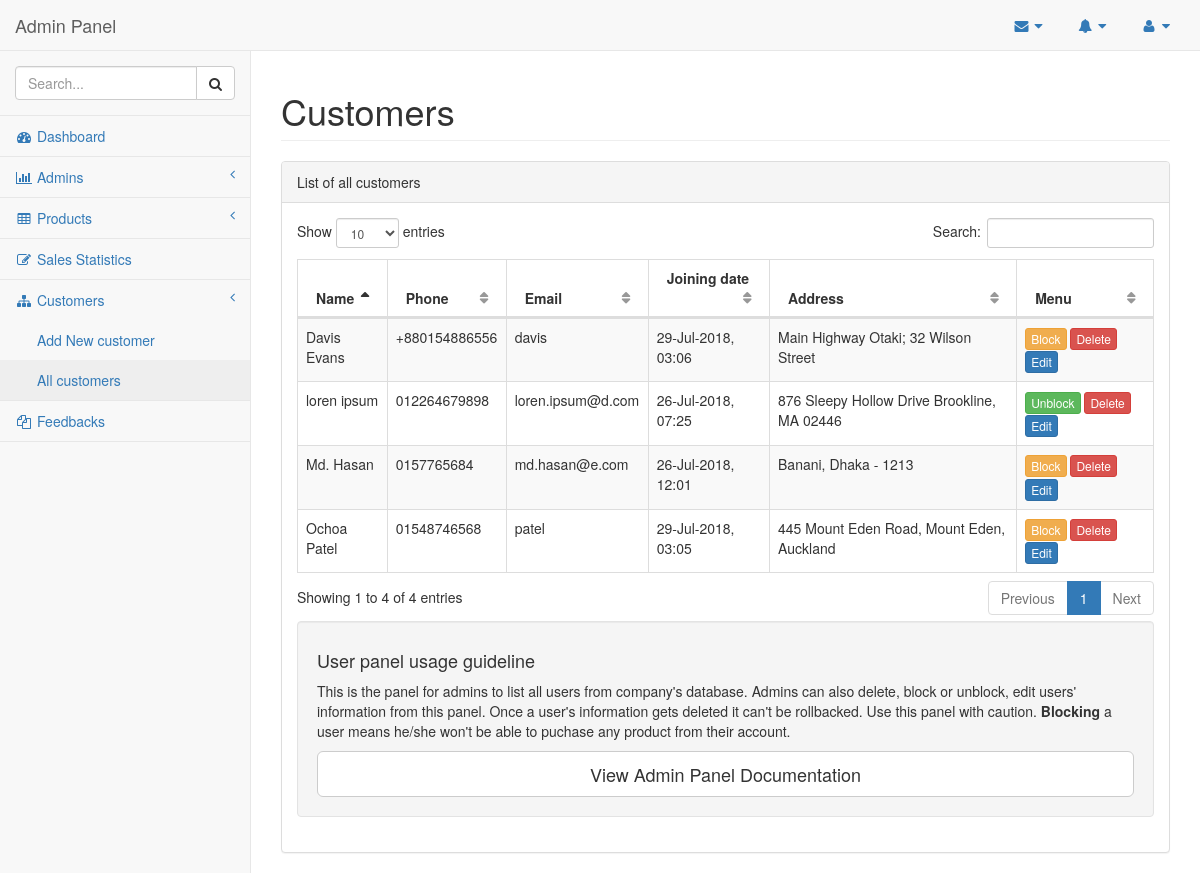
Screenshot of /dashboard/allUser.php with the database file from the repository.
### tables this page shows
CREATE TABLE `customer` (
  `customer_id` int(11) NOT NULL,
  `first_name` varchar(25) DEFAULT NULL,
  `last_name` varchar(25) NOT NULL,
  `password` varchar(32) NOT NULL,
  `delivery_address` varchar(50) NOT NULL,
  `phone` varchar(15) NOT NULL,
  `join_date` int(11) DEFAULT NULL,
  `email` varchar(50) NOT NULL,
  `is_blocked` tinyint(1) DEFAULT NULL
);

### includes/database.php (called while the page is built, shortened)
<?php
  function query($query) {
    global $connect;
    $result = mysqli_query($connect,$query) or die(mysqli_error($connect));
    return $result;
  }
?>

### dashboard/allUser.php (the view, shortened to what this page needs)
<!DOCTYPE html>
<html lang="en">
<head>
<?php
    require_once("../includes/database.php");
?>
    <link href="../vendor/bootstrap/css/bootstrap.min.css" rel="stylesheet">
    <link href="../vendor/metisMenu/metisMenu.min.css" rel="stylesheet">
    <link href="../vendor/datatables-plugins/dataTables.bootstrap.css" rel="stylesheet">
    <link href="../vendor/datatables-responsive/dataTables.responsive.css" rel="stylesheet">
    <link href="../dist/css/sb-admin-2.css" rel="stylesheet">
    <link href="../vendor/font-awesome/css/font-awesome.min.css" rel="stylesheet" type="text/css">
</head>
<body>
    <div id="wrapper">
        <?php require_once("../includes/navbar.php"); ?>
        <div id="page-wrapper">
            <div class="row">
                <div class="col-lg-12">
                    <h1 class="page-header">Customers</h1>
                </div>
            </div>
            <div class="row">
                <div class="col-lg-12">
                    <div class="panel panel-default">
                        <div class="panel-heading">
                            List of all customers
                        </div>
                        <div class="panel-body">
                            <table width="100%" class="table table-striped table-bordered table-hover" id="dataTables-example">
                                <thead>
                                    <tr>
                                        <th>Name</th>
                                        <th>Phone</th>
                                        <th>Email</th>
                                        <th>Joining date</th>
                                        <th>Address</th>
                                        <th>Menu</th>
                                    </tr>
                                </thead>
                                <tbody>
<?php
    $q = "select * from customer";
    $res = query($q);
    while ($row = mysqli_fetch_array($res)) {
?>
        <tr>
            <td><?php echo $row['first_name']." ".$row['last_name']; ?></td>
            <td><?php echo $row['phone']; ?></td>
            <td><?php echo $row['email']; ?></td>
            <td><?php echo date('d-M-Y, h:i', $row['join_date']); ?></td>
            <td><?php echo $row['delivery_address']; ?></td>
            <td>
<?php
    if ($row['is_blocked'] == 1) {
        echo "<a href=\"/dashboard/allUser.php?b=0&u=$row[0]\" class=\"btn btn-success btn-xs\">Unblock</a>";
    } else
        echo "<a href=\"/dashboard/allUser.php?b=1&u=$row[0]\" class=\"btn btn-warning btn-xs\">Block</a>";
?>
                <a href="/dashboard/allUser.php?d=<?php echo $row[0]; ?>" class="btn btn-danger btn-xs">Delete</a>
                <a href="#" class="btn btn-primary btn-xs">Edit</a>
            </td>
        </tr>
<?php
    }
?>
                                </tbody>
                            </table>
                            <div class="well">
                                <h4>User panel usage guideline</h4>
                                <p>This is the panel for admins to list all users from company's database. Admins can also delete, block or unblock, edit users' information from this panel. Once a user's information gets deleted it can't be rollbacked. Use this panel with caution. <strong>Blocking</strong> a user means he/she won't be able to puchase any product from their account.</p>
                                <a class="btn btn-default btn-lg btn-block" target="_blank" href="#">View Admin Panel Documentation</a>
                            </div>
                        </div>
                    </div>
                </div>
            </div>
        </div>
    </div>
</body>
</html>

### rows the page displays
customer: first_name "Md.", last_name "Hasan", phone "0157765684", email "md.hasan@e.com", join_date "26-Jul-2018, 12:01", delivery_address "Banani, Dhaka - 1213"
customer: first_name "loren", last_name "ipsum", phone "012264679898", email "loren.ipsum@d.com", join_date "26-Jul-2018, 07:25", delivery_address "876 Sleepy Hollow Drive Brookline, MA 02446"
customer: first_name "Ochoa", last_name "Patel", phone "01548746568", email "patel", join_date "29-Jul-2018, 03:05", delivery_address "445 Mount Eden Road, Mount Eden, Auckland"
customer: first_name "Davis", last_name "Evans", phone "+880154886556", email "davis", join_date "29-Jul-2018, 03:06", delivery_address "Main Highway Otaki; 32 Wilson Street"
